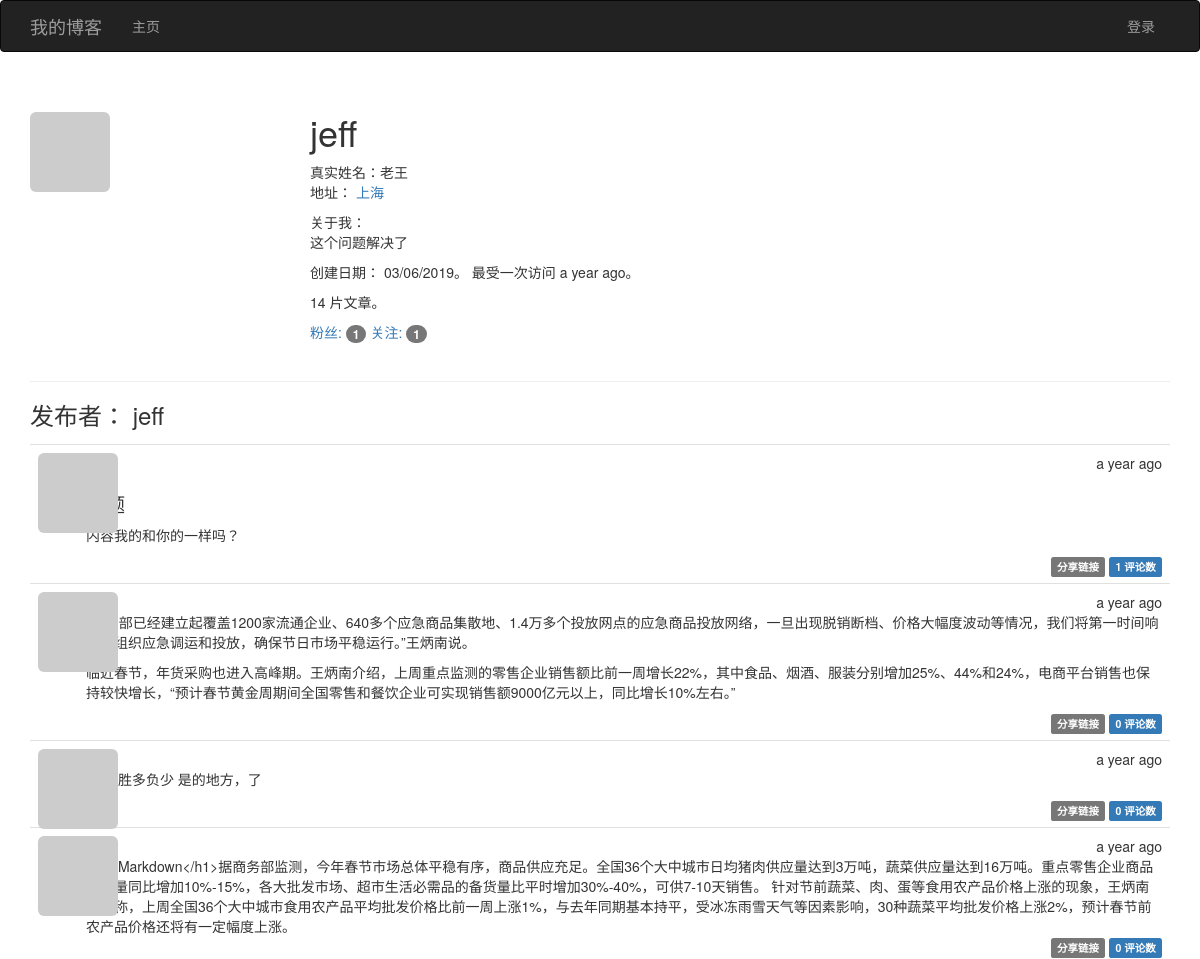
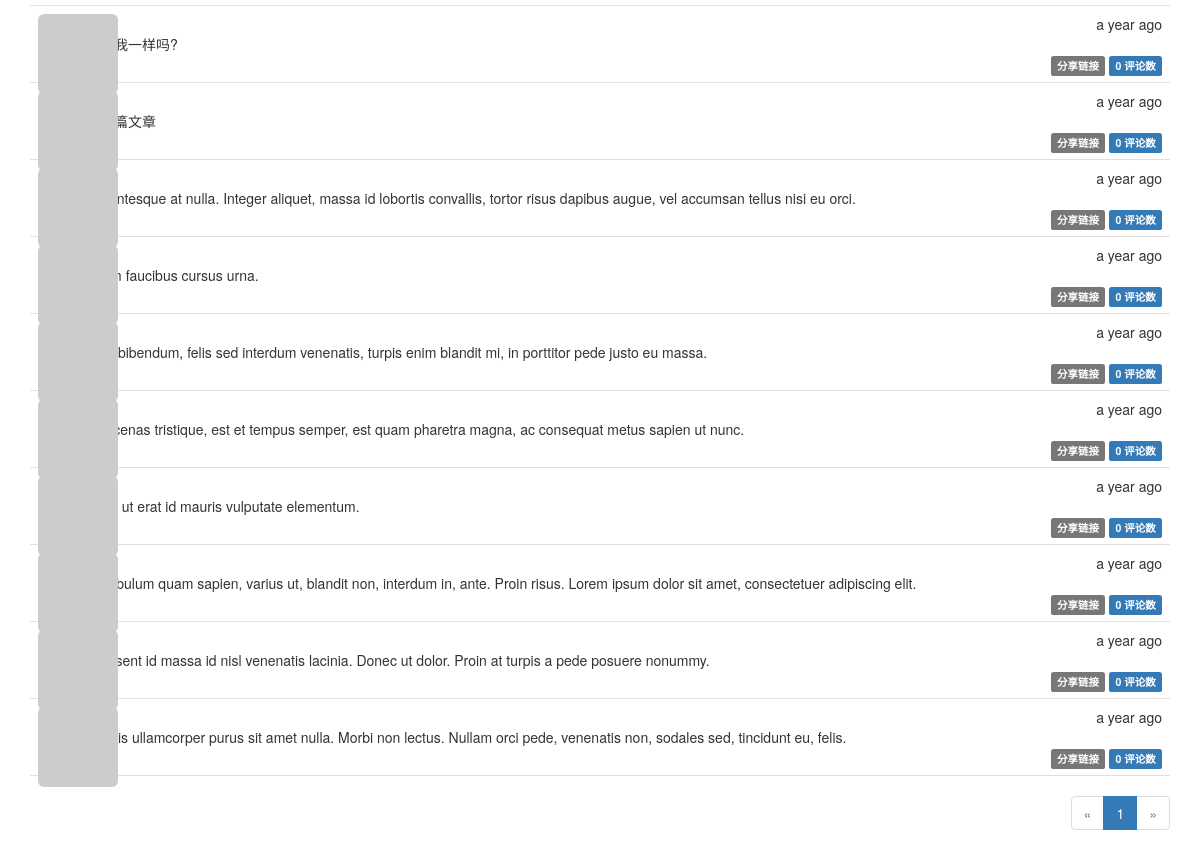
The page /user/jeff on the database its author committed (2 pictures, top to bottom).
### app/models.py (models this page shows, shortened)
class User(UserMixin, db.Model):
    __tablename__ = 'users'
    id = db.Column(db.Integer, primary_key=True)
    email = db.Column(db.String(64), unique=True, index=True)
    username = db.Column(db.String(64), unique=True, index=True)
    password_hash = db.Column(db.String(128))
    role_id = db.Column(db.Integer, db.ForeignKey('roles.id'))
    confirmed = db.Column(db.Boolean, default=False)
    avatar_hash = db.Column(db.String(32))
    name = db.Column(db.String(64))
    location = db.Column(db.String(64))
    about_me = db.Column(db.Text())
    member_since = db.Column(db.DateTime(), default=datetime.utcnow)
    last_seen = db.Column(db.DateTime(), default=datetime.utcnow)
    posts = db.relationship('Post', backref='author', lazy='dynamic')
    followers = db.relationship('Follow', foreign_keys=[Follow.followed_id],
                                backref=db.backref('followed', lazy='joined'), lazy='dynamic',
                                cascade='all, delete-orphan')
    followed = db.relationship('Follow', foreign_keys=[Follow.follower_id],
                               backref=db.backref('follower', lazy='joined'), lazy='dynamic',
                               cascade='all, delete-orphan')
    comments = db.relationship('Comment', backref='author', lazy='dynamic')
    @property
    def password(self):
        """password字段只能赋值，不能读取"""
        raise AttributeError('password is not readable attribute.')
    def gravatar_hash(self):
        return hashlib.md5(self.email.lower().encode('utf-8')).hexdigest()
    def gravatar(self, size=100, default='identicon', rating='g'):
        url = 'https://secure.gravatar.com/avatar'
        hash = self.avatar_hash or self.gravatar_hash()
        return '{url}/{hash}?s={size}&d={default}&r={rating}'.format(
            url=url, hash=hash, size=size, default=default, rating=rating)

class Post(db.Model):
    __tablename__ = 'posts'
    id = db.Column(db.Integer, primary_key=True)
    body = db.Column(db.Text)
    body_html = db.Column(db.Text)
    timestamp = db.Column(db.DateTime, index=True, default=datetime.utcnow)
    author_id = db.Column(db.Integer, db.ForeignKey('users.id'))
    comments = db.relationship('Comment', backref='post', lazy='dynamic')

### app/main/views.py (the view)
@main.route('/user/<username>')
def user(username):
    us = User.query.filter_by(username=username).first()
    if us is None:
        abort(404)
    page = request.args.get('page', 1, type=int)
    pagination = us.posts.order_by(Post.timestamp.desc()).paginate(page=page, per_page=current_app.config['FLASKY_POSTS_PER_PAGE'], error_out=False)
    posts = pagination.items
    return render_template('user.html', user=us, posts=posts, pagination=pagination)

### app/auth/views.py (called while the page is built)
@auth.before_app_request
def before_request():
    if current_user.is_authenticated:
        current_user.ping()  # 更新已登录用户的访问时间
        if not current_user.confirmed and request.blueprint != 'auth' and request.endpoint != 'static':
            return redirect(url_for('auth.unconfirmed'))

### app/main/__init__.py (called while the page is built)
@main.app_context_processor
def inject_permissions():
    return dict(Permission=Permission)

### app/models.py (called while the page is built)
    def can(self, permissons):
        return False

    def is_administrator(self):
        return False

### app/templates/user.html (shortened to what this page needs)
{% extends "base.html" %}
{% import "_macros.html" as macros %}
{% block page_content %}
<div class="page-header">
    <img class="img-rounded profile-thumbnail" src="{{ user.gravatar(size=256) }}">
    <div class="profile-header">
        <h1>{{ user.username }}</h1>
        {% if user.name or user.location %}
        <p>
            {% if user.name %}真实姓名：{{ user.name }}<br>{% endif %}
            {% if user.location %}
                地址： <a href="https://map.baidu.com/?q={{ user.location }}">{{ user.location }}</a><br>
            {% endif %}
        </p>
        {% endif %}
        {% if user.about_me %}关于我：<p>{{ user.about_me }}</p>{% endif %}
        <p>创建日期： {{ moment(user.member_since).format('L') }}。 最受一次访问 {{ moment(user.last_seen).fromNow() }}。</p>
        <p>{{ user.posts.count() }} 片文章。</p>
        <p>
            <a href="{{ url_for('.followers', username=user.username) }}">粉丝: <span class="badge">{{ user.followers.count() - 1 }}</span></a>
            <a href="{{ url_for('.followed_by', username=user.username) }}">关注: <span class="badge">{{ user.followed.count() - 1 }}</span></a>
        </p>
    </div>
</div>
<h3>发布者： {{ user.username }}</h3>
{% include '_posts.html' %}
{% if pagination %}
<div class="pagination">
    {{ macros.pagination_widget(pagination, '.user', username=user.username) }}
</div>
{% endif %}
{% endblock %}

### app/templates/base.html (shortened to what this page needs)
{% extends "bootstrap/base.html" %}
{% block head %}
{{ super() }}
<link rel="stylesheet" type="text/css" href="{{ url_for('static', filename='styles.css') }}">
{% endblock %}
{% block navbar %}
<div class="navbar navbar-inverse" role="navigation">
    <div class="container">
        <div class="navbar-header">
            <a class="navbar-brand" href="{{ url_for('main.index') }}">我的博客</a>
        </div>
        <div class="navbar-collapse collapse">
            <ul class="nav navbar-nav">
                <li><a href="{{ url_for('main.index') }}">主页</a></li>
            </ul>
            <ul class="nav navbar-nav navbar-right">
                {% if current_user.is_authenticated %}
                <li class="dropdown">
                    <a href="#" class="dropdown-toggle" data-toggle="dropdown">
                        <img src="{{ current_user.gravatar(size=18) }}"> 账号<b class="caret"></b>
                    </a>
                    <ul class="dropdown-menu">
                        <li><a href="{{ url_for('auth.change_password') }}">修改密码</a></li>
                        <li><a href="{{ url_for('auth.change_email_request') }}">修改邮箱</a></li>
                        <li><a href="{{ url_for('auth.logout') }}">注销</a></li>
                    </ul>
                </li>
                {% else %}
                <li><a href="{{ url_for('auth.login') }}">登录</a></li>
                {% endif %}
            </ul>
        </div>
    </div>
</div>
{% endblock %}
{% block content %}
<div class="container">
    {% block page_content %}{% endblock %}
</div>
{% endblock %}

### app/templates/_macros.html
{% macro pagination_widget(pagination, endpoint, fragment='') %}
<ul class="pagination">
    <li{% if not pagination.has_prev %} class="disabled"{% endif %}>
        <a href="{% if pagination.has_prev %}{{ url_for(endpoint, page=pagination.prev_num, **kwargs) }}{% else %}#{% endif %}">
            &laquo;
        </a>
    </li>
    {% for p in pagination.iter_pages() %}
        {% if p %}
            {% if p == pagination.page %}
            <li class="active">
                <a href="{{ url_for(endpoint, page = p, **kwargs) }}">{{ p }}</a>
            </li>
            {% else %}
            <li>
                <a href="{{ url_for(endpoint, page = p, **kwargs) }}">{{ p }}</a>
            </li>
            {% endif %}
        {% else %}
        <li class="disabled"><a href="#">&hellip;</a></li>
        {% endif %}
    {% endfor %}
    <li{% if not pagination.has_next %} class="disabled"{% endif %}>
        <a href="{% if pagination.has_next %}{{ url_for(endpoint, page=pagination.next_num, **kwargs) }}{% else %}#{% endif %}">
            &raquo;
        </a>
    </li>
</ul>
{% endmacro %}

### app/templates/_posts.html (shortened to what this page needs)
<ul class="posts">
    {% for post in posts %}
    <li class="post">
        <div class="post-thumbnail">
            <a href="{{ url_for('.user', username=post.author.username) }}">
                <img class="img-rounded profile-thumbnail" src="{{ post.author.gravatar(size=40) }}">
            </a>
        </div>
        <div class="post-content">
            <div class="post-date">{{ moment(post.timestamp).fromNow(refresh=True) }}</div>
            <div class="post-author"><a href="{{ url_for('.user', username=post.author.username) }}">{{ post.author.username }}</a></div>
            <div class="post-body">
                {% if post.body_html %}
                    {{ post.body_html | safe }}
                {% else %}
                    {{ post.body }}
                {% endif %}
            </div>
            <div class="post-footer">
                <a href="{{ url_for('.post', id=post.id) }}">
                    <span class="label label-default">分享链接</span>
                </a>
                <a href="{{ url_for('.post', id=post.id) }}#comments">
                    <span class="label label-primary">{{ post.comments.count() }} 评论数</span>
                </a>
            </div>
        </div>
    </li>
    {% endfor %}
</ul>

### app/static/styles.css (style rules this page uses)
.profile-thumbnail { position: absolute; }
.profile-header { min-height: 260px; margin-left: 280px; }
ul.posts { list-style-type: none; padding: 0px; margin: 16px 0px 0px 0px; border-top: 1px solid #e0e0e0; }
ul.posts li.post { padding: 8px; border-bottom: 1px solid #e0e0e0; }
div.post-date { float: right; }
div.post-author { font-weight: bold; }
div.post-thumbnail { position: absolute; }
div.post-content { margin-left: 48px; min-height: 48px; }
div.post-footer { text-align: right; }
div.pagination { width: 100%; text-align: right; padding: 0px; margin: 0px; }
.post-body h1 { font-size: 140%; }

### rows shown on the page
User: username "jeff", name "老王", location "上海", about_me "这个问题解决了", member_since "03/06/2019", last_seen "a year ago"
Post: timestamp "a year ago", body_html "内容我的和你的一样吗？", comments.count "1"
Post: timestamp "a year ago", body_html "“商务部已经建立起覆盖1200家流通企业、640多个应急商品集散地、1.4万多个投放网点的应急商品投放网络，一旦出现脱销断档、价格大幅度波动等情况，我们将第一时间响应，组织应急调运和投放，确保节日市场平稳运行。”王炳南说。 临近春节，年货采购也进入高峰期。王炳南介绍，上周重点监测的零售企业销售额比前一周增长22%，其中食品、烟酒、服装分别增加25%、44%和24%，电商平台销售也保持较快增长，“预计春节黄金周期间全国零售和餐饮企业可实现销售额9000亿元以上，同比增长10%左右。”", comments.count "0"
Post: timestamp "a year ago", body_html "地方 胜多负少 是的地方，了", comments.count "0"
Post: timestamp "a year ago", body "<h1>Markdown</h1>据商务部监测，今年春节市场总体平稳有序，商品供应充足。全国36个大中城市日均猪肉供应量达到3万吨，蔬菜供应量达到16万吨。重点零售企业商品备货量同比增加10%-15%，各大批发市场、超市生活必需品的备货量比平时增加30%-40%，可供7-10天销售。 针对节前蔬菜、肉、蛋等食用农产品价格上涨的现象，王炳南回应称，上周全国36个大中城市食用农产品平均批发价格比前一周上涨1%，与去年同期基本持平，受冰冻雨雪天气等因素影响，30种蔬菜平均批发价格上涨2%，预计春节前农产品价格还将有一定幅度上涨。", comments.count "0"
Post: timestamp "a year ago", body "你和我一样吗?", comments.count "0"
Post: timestamp "a year ago", body "第一篇文章", comments.count "0"
Post: timestamp "a year ago", body "Pellentesque at nulla. Integer aliquet, massa id lobortis convallis, tortor risus dapibus augue, vel accumsan tellus nisi eu orci.", comments.count "0"
Post: timestamp "a year ago", body "Etiam faucibus cursus urna.", comments.count "0"
Post: timestamp "a year ago", body "Duis bibendum, felis sed interdum venenatis, turpis enim blandit mi, in porttitor pede justo eu massa.", comments.count "0"
Post: timestamp "a year ago", body "Maecenas tristique, est et tempus semper, est quam pharetra magna, ac consequat metus sapien ut nunc.", comments.count "0"
Post: timestamp "a year ago", body "Nulla ut erat id mauris vulputate elementum.", comments.count "0"
Post: timestamp "a year ago", body "Vestibulum quam sapien, varius ut, blandit non, interdum in, ante. Proin risus. Lorem ipsum dolor sit amet, consectetuer adipiscing elit.", comments.count "0"
Post: timestamp "a year ago", body "Praesent id massa id nisl venenatis lacinia. Donec ut dolor. Proin at turpis a pede posuere nonummy.", comments.count "0"
Post: timestamp "a year ago", body "Mauris ullamcorper purus sit amet nulla. Morbi non lectus. Nullam orci pede, venenatis non, sodales sed, tincidunt eu, felis.", comments.count "0"

### other values the page prints
{{ user.posts.count() }} "14"
{{ user.followers.count() - 1 }} "1"
{{ user.followed.count() - 1 }} "1"
{{ p }} "1"
